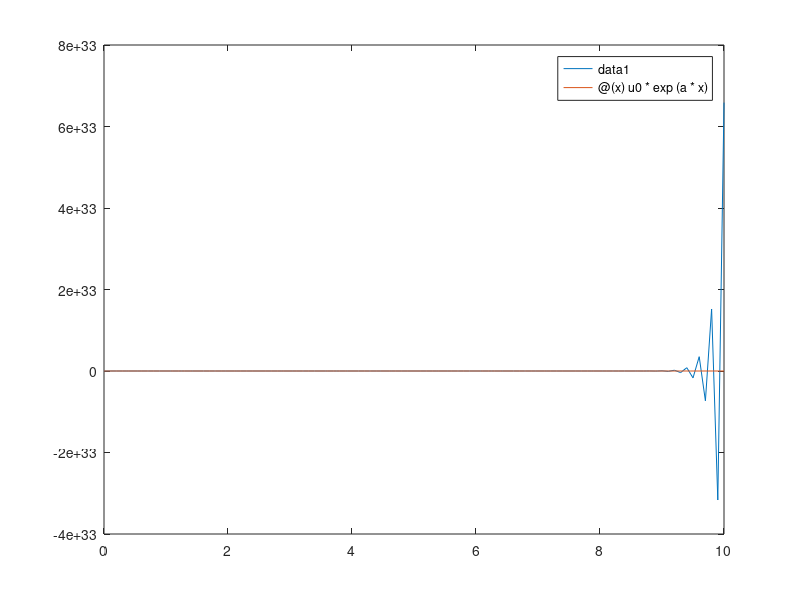

Here is the MATLAB script that generated this plot:
clear all; clc; close all;
SDC_iterations = 4;
Newton_iterations = 3;
t0 = 0;
t_end = 10;
N = 100;
dt = (t_end-t0)/N;
a = -0.5;
f_e = @(t,u) a*u;
df_e = @(t,u) a;
f_i = @(t,u) 0*u;
df_i = @(t,u) 0;
u0 =  100 ;
U = zeros(N+1,1);
U(1) = u0;
t = t0;
M = 2; % #nodes = M+1
Lobatto_points = [-1,0,1];
Lobatto_weights = [1/3,4/3,1/3];
Lobatto_absolute_points = dt/2*Lobatto_points + dt/2; % in [0,dt]
dts = diff(Lobatto_absolute_points);
for n = 1:N
    U0 = ones(M+1,1)*U(n);
    ts = t + Lobatto_absolute_points;
    S_I = zeros(M,M+1);
    S_E = zeros(M,M+1);

    for i = 1:M
        for j = 1:M+1
            if j <= i
                S_E(i,j) = dts(j);
            end
            if 1< j && j <= i+1
                S_I(i,j) = dts(j-1);
            end
        end
    end
    Uk = U0;
    for k = 1:SDC_iterations
        F_E = f_e(ts,Uk);
        F_I = f_i(ts,Uk);
        I = zeros(M,1);
        y = polyfit(ts,F_E+F_I,M);
        Y = polyint(y);
        for i = 1:M
            I(i) = diff(polyval(Y,ts(i:i+1)));
        end
        S = cumsum(I);
        C = U0(2:end) -S_E*F_E -S_I*F_I + S;
        Uj = Uk;
        for j = 1:Newton_iterations
            grad = -S_E*df_e(ts,Uj) - S_I*df_i(ts,Uj);
            delta = grad\(C -S_E*f_e(ts,Uj)-S_I*f_i(ts,Uj));
            Uj = Uj+[0;delta(1:end-1)];
        end
        Uk(2:end) = C + S_E*f_e(ts,Uj) + S_I*f_i(ts,Uj) ;
    end
    U(n+1) = Uk(end);
    t = t+dt;
end
plot(0:dt:t_end, U)
hold on
actual = @(x) u0*exp(a*x);
fplot(actual, [t0,t_end])

